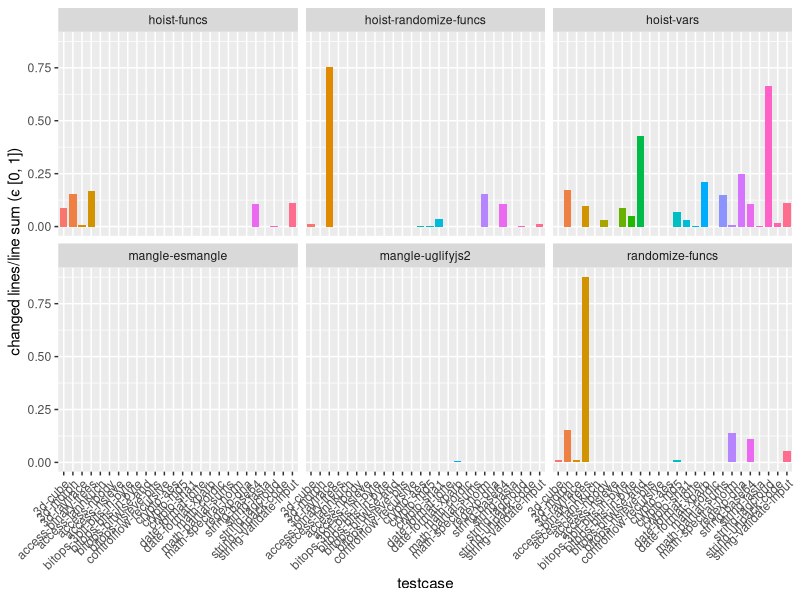
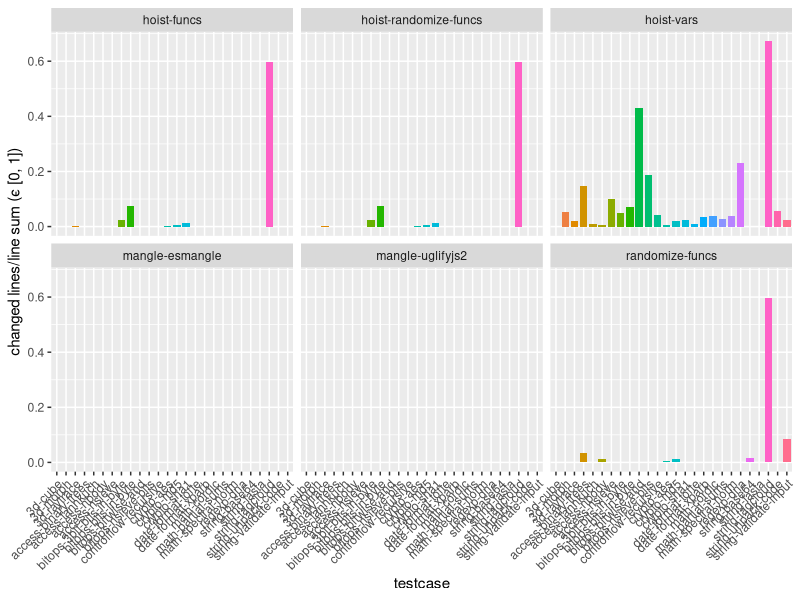
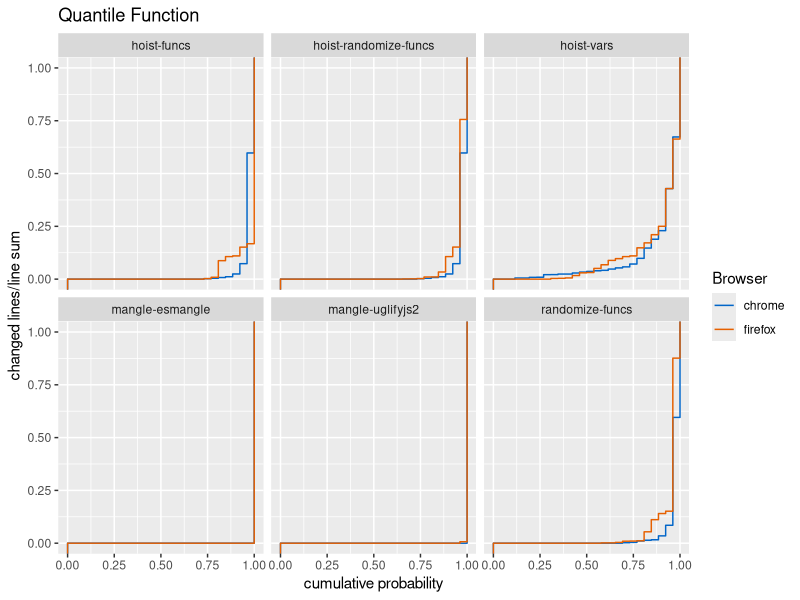

Generate these figures, in order, with R:
#!/usr/bin/Rscript
require(ggplot2)
plot_browser_result <- function(filename, data) {
  # use cairo_pdf for UTF8 support, see http://stackoverflow.com/questions/12768176/unicode-characters-in-ggplot2-pdf-output
  cairo_pdf(filename, family="DejaVu Sans", width=22, height=14)
  print(
    ggplot(
      data,
      aes(x = data$SunSpider.testcase, y = data$X..diff.lines.combination)
    )
    + facet_wrap(~data$Transformation)
    + labs(x = "testcase", y = "changed lines/line sum (ϵ [0, 1])")
    + geom_bar(stat = "identity", aes(fill = data$SunSpider.testcase), width = .8)
    + guides(fill = FALSE)
    + theme(axis.text.x=element_text(angle=45, hjust=1, vjust=1))
  )
  dev.off()
}

plot_browser_quantiles <- function(filename, data) {
  # use cairo_pdf for UTF8 support, see http://stackoverflow.com/questions/12768176/unicode-characters-in-ggplot2-pdf-output
  cairo_pdf(filename, family="DejaVu Sans", width=10, height=6)
  print(
    ggplot(data, aes(X..diff.lines.combination, color = Browser))
    + scale_colour_manual(values = c("#0266C8", "#E66000"))
    + stat_ecdf(size=0.5)
    + labs(x = "changed lines/line sum", y = "cumulative probability", title = "Quantile Function") 
    + xlim(0, 1)
    + facet_wrap(~ Transformation)
    + coord_flip() # flip for inverse = quantile function
  )
  dev.off()
}

results = read.csv("results.csv")
#results <- within(results, Transformation <- factor(Transformation, levels = c("hoist-funcs", "randomize-funcs", "hoist-randomize-funcs", "hoist-vars", "mangle-esmangle", "mangle-uglifyjs2")))
ff = results[results$Browser == "firefox",2:4]
chrome = results[results$Browser == "chrome",2:4]

plot_browser_result("firefox-plots.pdf", ff)
plot_browser_result("chrome-plots.pdf", chrome)
plot_browser_quantiles("distributions.pdf", results)
